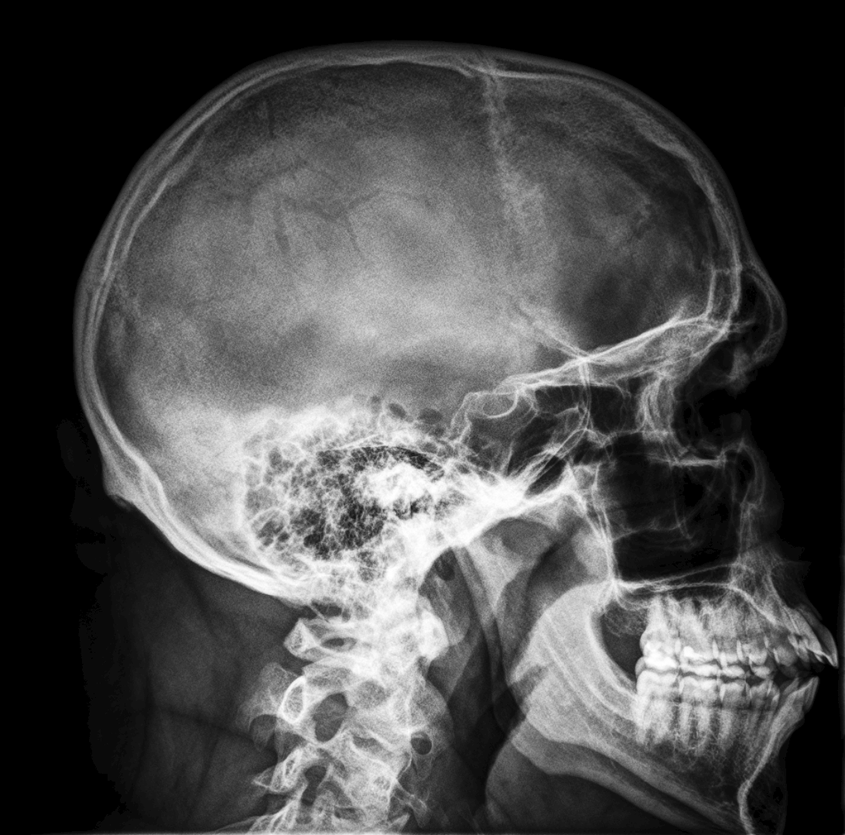
#> input picture zestawZadan3/czaszka_equalized.png, 845 x 835 px, shrunk from 1092 x 1078 before the run, found by its file name
$ python zad5.py
#> lines starting #> are read from the running program, lines starting #| are printed output that depends on the picture
import numpy as np
import matplotlib.pyplot as plt
from skimage.io import imread
from skimage.exposure import adjust_sigmoid
import cv2

# Wczytaj obraz czaszki
image = imread("zestawZadan3/czaszka_equalized.png", as_gray=True)
#> image is the input picture: shape (835, 845); min 0, max 255, mean 75.6

# Hiperbolizacja z parametrem α = -1/3
alpha = -1 / 3
hyperbolized = adjust_sigmoid(image, cutoff=0.5, gain=-1 / alpha)
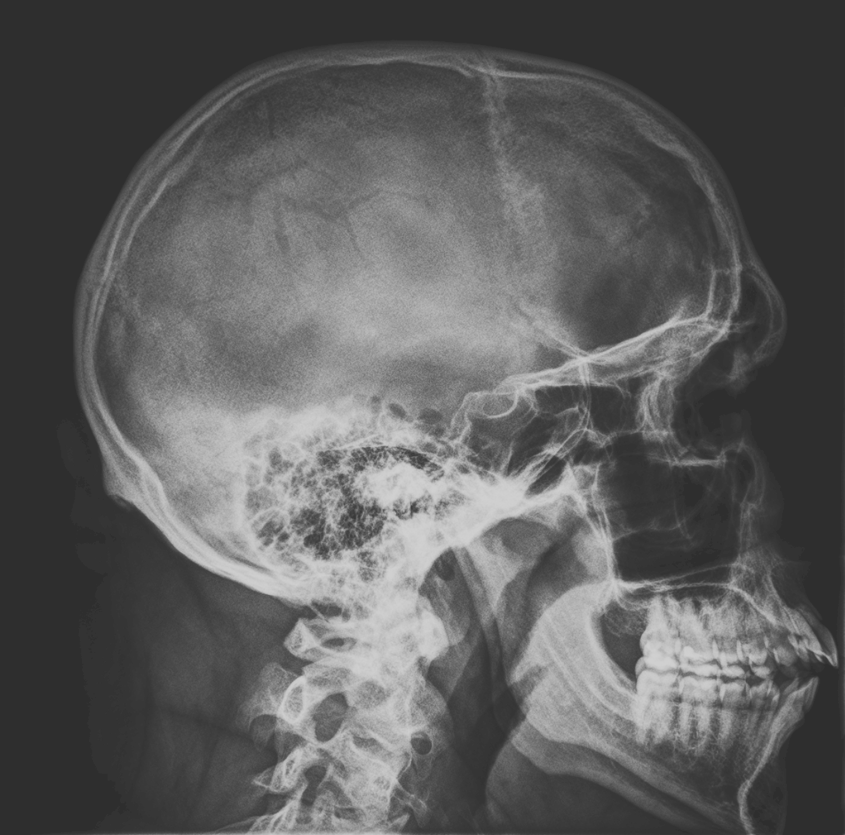
#> hyperbolized: shape (835, 845); min 46, max 208, mean 93.1

# [12 lines of commented-out code are left out]

cv2.imwrite("zestawZadan3/czaska_hiper2.png", hyperbolized)

$ run again, with zestawZadan3/czaszka_hyperbolized.png copied over zestawZadan3/czaszka_equalized.png
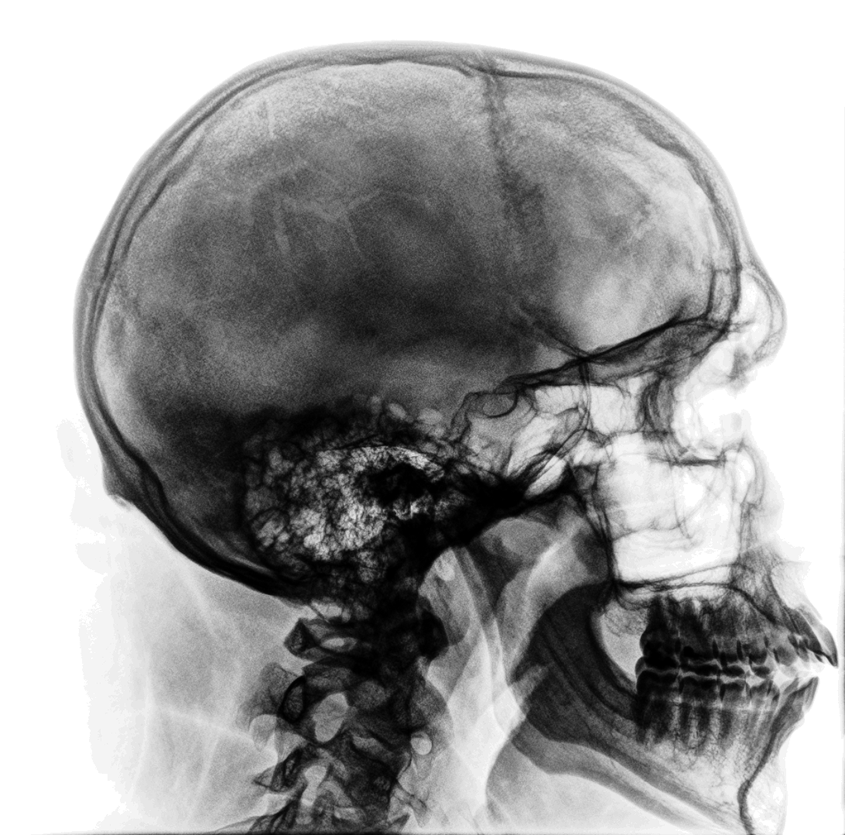
#> input picture zestawZadan3/czaszka_hyperbolized.png, 845 x 835 px, shrunk from 1092 x 1078 before the run, found by its file name
#> image is the input picture: shape (835, 845); min 0, max 255, mean 157.6
#> `hyperbolized = adjust_sigmoid(image, cutoff=0.5, gain=-1 / alpha)`:
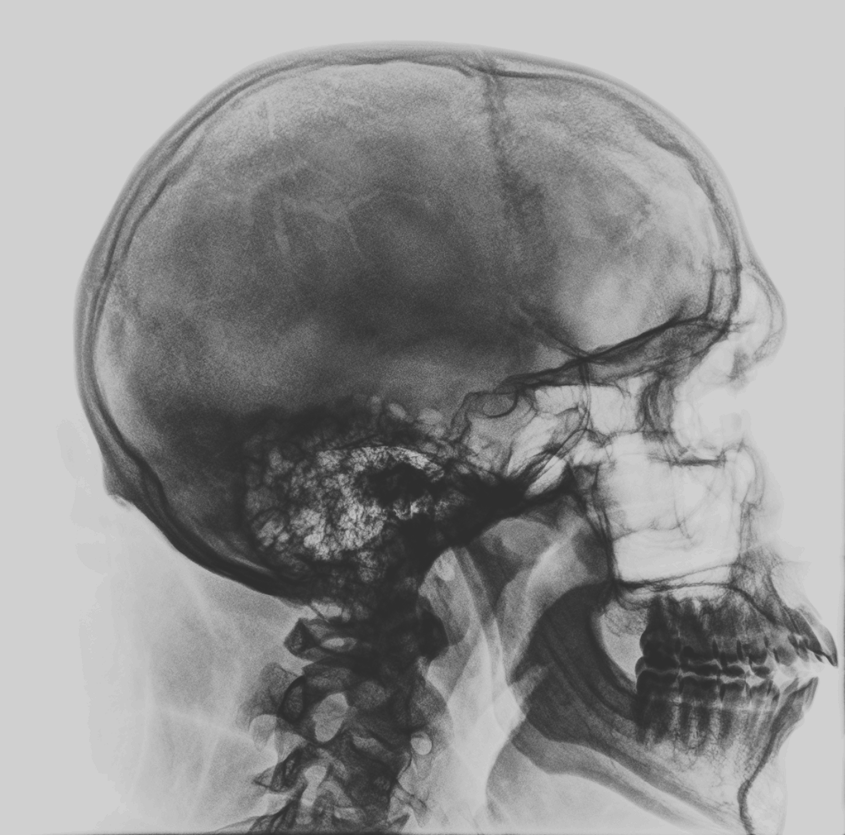
#> hyperbolized: shape (835, 845); min 46, max 208, mean 146.1
